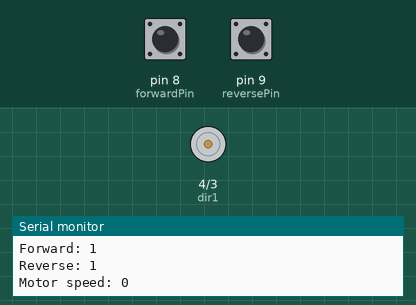
Bench run of a sketch on a simulated Arduino Uno, built with avr-gcc and run on an emulated ATmega328P. Shown: motor-driver pin pairs drawn as motors (green arrow = first pin HIGH = forward, orange = second pin HIGH = backward, longer = more drive, scaled by the enable pin), the last lines printed to the serial monitor. The test bench sets the inputs (shaded band); at power-on: pin 8 (forwardPin) HIGH, pin 9 (reversePin) HIGH.

Above: at 1.2 s.
1.3 s: pin 8 (forwardPin) pulled LOW for 1 s
At 3.1 s:
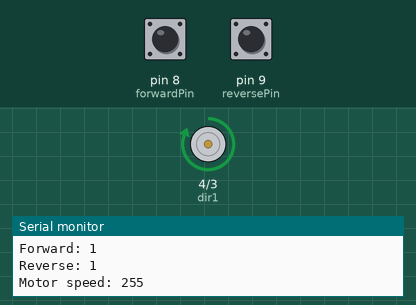
4.3 s: pin 9 (reversePin) pulled LOW for 3.2 s
At 7.2 s:
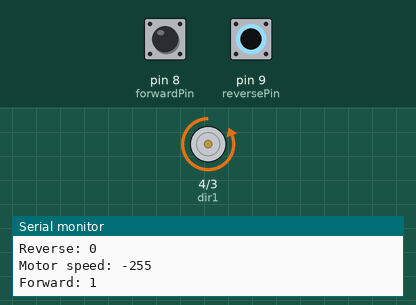
9.0 s: pin 8 (forwardPin) pulled LOW for 1 s
At 10.09 s:
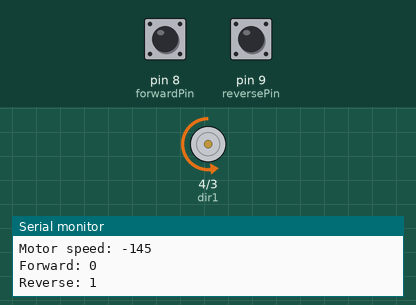
13.0 s: pin 9 (reversePin) pulled LOW for 0.15 s
At 13.8 s:
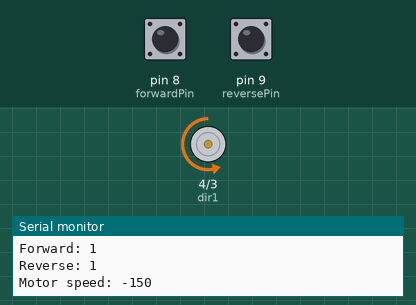
16.1 s: pin 9 (reversePin) pulled LOW for 1 s
At 18.0 s:
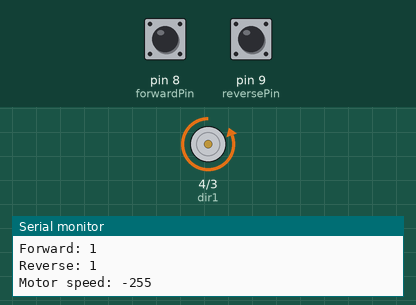
Timing chart, 0 to 19.5 s (numbered marks = the images above; inputs shaded):
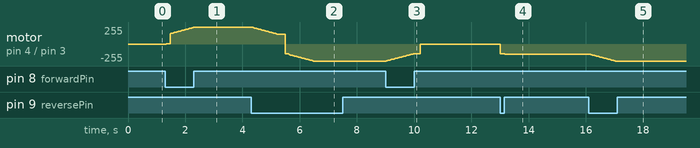

Measured:
- after the input at 1.3 s, motor on pin 4 (dir1) / pin 3 (dir2): moves from stopped to forward 255/255 over 0.99 s, starting at once
- after the input at 4.3 s, motor on pin 4 (dir1) / pin 3 (dir2): moves from forward 255/255 to backward 255/255 over 2.1 s, starting at once
- after the input at 9.0 s, motor on pin 4 (dir1) / pin 3 (dir2): moves from backward 255/255 to stopped over 1.2 s, starting at once
- after the input at 13.0 s, motor on pin 4 (dir1) / pin 3 (dir2): stopped → backward 145/255 at once, → backward 150/255 0.14 s later
- after the input at 16.1 s, motor on pin 4 (dir1) / pin 3 (dir2): moves from backward 150/255 to backward 255/255 over 0.89 s, starting at once

The sketch:

two_buttons_and_dc_motor.ino
```cpp
int speedPin = 5;
int dir1 = 4;
int dir2 = 3;
int mSpeed = 0;
int forwardPin = 8;
int forwardState;
int reversePin = 9;
int reverseState;
void setup() {
  // put your setup code here, to run once:
  pinMode(speedPin, OUTPUT);
  pinMode(dir1, OUTPUT);
  pinMode(dir2, OUTPUT);
  pinMode(forwardPin, INPUT);
  digitalWrite(forwardPin, HIGH);
  pinMode(reversePin, INPUT);
  digitalWrite(reversePin, HIGH);

  Serial.begin(9600);

}

void loop() {
  // put your main code here, to run repeatedly:
  forwardState = digitalRead(forwardPin);
  Serial.print("Forward: ");
  Serial.println(forwardState);

  reverseState = digitalRead(reversePin);
  Serial.print("Reverse: ");
  Serial.println(reverseState);
  if (forwardState == 0 && mSpeed < 255) {
    if (mSpeed < 0 && mSpeed > -150) {
      mSpeed = 0;
      delay(200);
    } else if (mSpeed > 0 && mSpeed < 150) {
      mSpeed = 150;
      delay(100);

    } else {
       mSpeed+=5;
    }
  }
  if (reverseState == 0 && mSpeed > -255) {
    if (mSpeed > 0 && mSpeed < 150) {
      mSpeed = 0;
      delay(200);

    } else if (mSpeed < 0 && mSpeed > -150) {
      mSpeed = -150;
      delay(100);

    } else {
      mSpeed-=5;
    }
  }
  if (mSpeed < 0) {
    digitalWrite(dir1, LOW);
    digitalWrite(dir2, HIGH);
    analogWrite(speedPin, -mSpeed);

  } else {
    digitalWrite(dir1, HIGH);
    digitalWrite(dir2, LOW);
    analogWrite(speedPin, mSpeed);
  }

  Serial.print("Motor speed: ");
  Serial.println(mSpeed);

}
```
